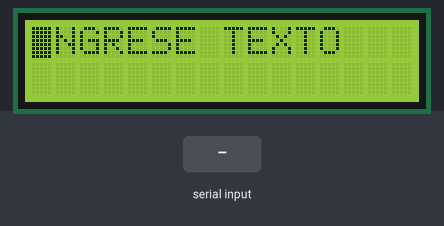
Bench run of a sketch on a simulated Arduino Uno, built with avr-gcc and run on an emulated ATmega328P. Shown: 16×2 character LCD. The test bench sets the inputs (shaded band).

Above: at 1.2 s.
1.3 s: "1" received over Serial
At 2.9 s:
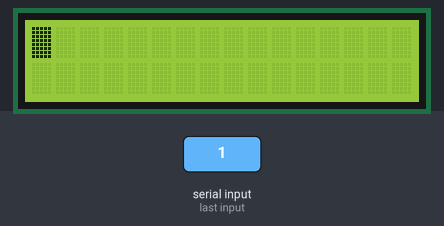
At 3.7 s:
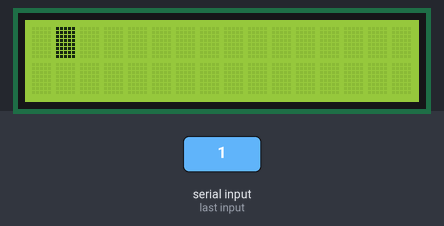
Timing chart, 0 to 5.2 s (numbered marks = the images above; inputs shaded):
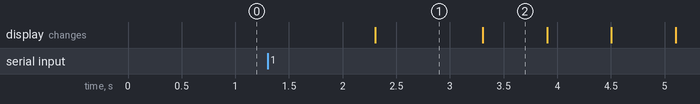

The sketch:

LCD_deber.ino
```cpp
#include <LiquidCrystal.h>
LiquidCrystal lcd(13,12,11,10,9,8);
String dato;
String texto;
int i=0;
void setup() {
  lcd.begin(16,2);
  lcd.blink();
  Serial.begin(9600);
}
void loop() {
    lcd.setCursor(0,0);
  lcd.print("INGRESE TEXTO");
  dato = "";
  texto = "";
  lcd.print("                ");
  lcd.setCursor(0,0);
  if (Serial.available() > 0) {
    dato = Serial.readString();
    lcd.setCursor(0,0);
    lcd.print("                ");
    lcd.setCursor(0,0);
    for (i = 0; i < dato.length()-1;i++)
    {
      texto = texto + dato.substring(i,i+1);
    }
    lcd.print(texto);
    delay(1000);
    for (i = 0; i < 16+texto.length(); i++) {
     lcd.scrollDisplayRight();
      delay(600);
    }
 }
}
```

Measured:
- after the input at 1.3 s, the display: changes after 1.0 s (image 1)
- what the display in image 1 shows lasts 1.0 s, from 2.3 s to 3.3 s
- what the display in image 2 shows lasts 0.6 s, from 3.3 s to 3.9 s
